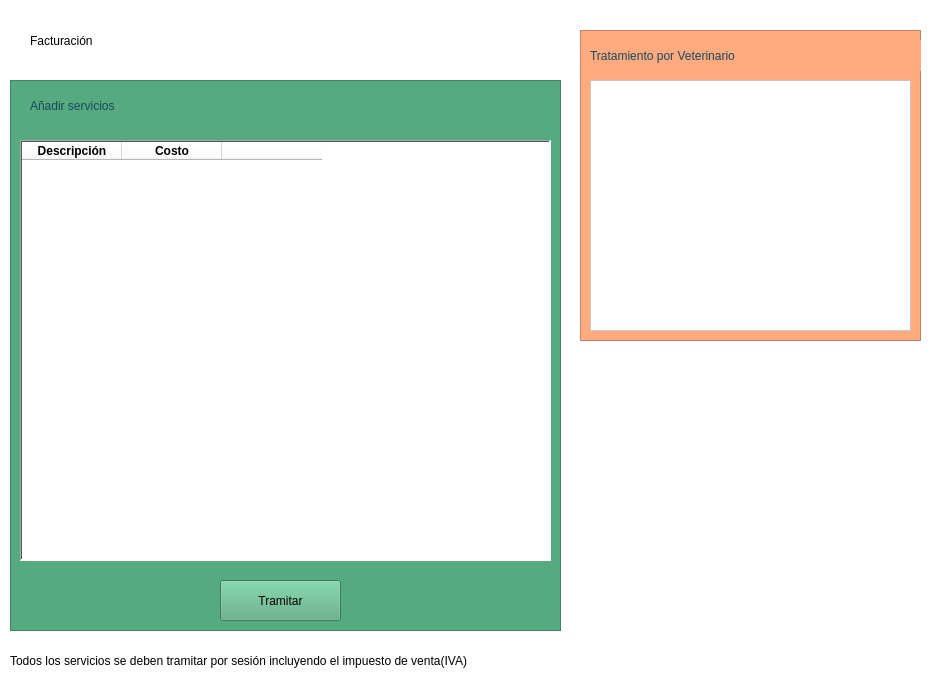
<?xml version="1.0" encoding="UTF-8"?>
<ui version="4.0">
 <class>Form</class>
 <widget class="QWidget" name="Form">
  <property name="geometry">
   <rect>
    <x>0</x>
    <y>0</y>
    <width>939</width>
    <height>686</height>
   </rect>
  </property>
  <property name="windowTitle">
   <string>Form</string>
  </property>
  <property name="styleSheet">
   <string notr="true">background-color: rgb(255, 255, 255);</string>
  </property>
  <widget class="QFrame" name="frame">
   <property name="geometry">
    <rect>
     <x>580</x>
     <y>30</y>
     <width>341</width>
     <height>311</height>
    </rect>
   </property>
   <property name="styleSheet">
    <string notr="true">background-color: rgb(255, 170, 127);</string>
   </property>
   <property name="frameShape">
    <enum>QFrame::StyledPanel</enum>
   </property>
   <property name="frameShadow">
    <enum>QFrame::Raised</enum>
   </property>
   <widget class="QLabel" name="label_5">
    <property name="geometry">
     <rect>
      <x>10</x>
      <y>10</y>
      <width>331</width>
      <height>31</height>
     </rect>
    </property>
    <property name="styleSheet">
     <string notr="true">font: 20pt &quot;Tw Cen MT Condensed Extra Bold&quot;;
color: rgb(26, 72, 91);
</string>
    </property>
    <property name="text">
     <string>Tratamiento por Veterinario</string>
    </property>
   </widget>
   <widget class="QListWidget" name="listWidget">
    <property name="geometry">
     <rect>
      <x>10</x>
      <y>50</y>
      <width>321</width>
      <height>251</height>
     </rect>
    </property>
    <property name="styleSheet">
     <string notr="true">background-color: rgb(255, 255, 255);
color: rgb(0, 0, 0);</string>
    </property>
   </widget>
  </widget>
  <widget class="QFrame" name="frame_2">
   <property name="geometry">
    <rect>
     <x>10</x>
     <y>80</y>
     <width>551</width>
     <height>551</height>
    </rect>
   </property>
   <property name="styleSheet">
    <string notr="true">background-color: rgb(85, 170, 127);</string>
   </property>
   <property name="frameShape">
    <enum>QFrame::StyledPanel</enum>
   </property>
   <property name="frameShadow">
    <enum>QFrame::Raised</enum>
   </property>
   <widget class="QPushButton" name="pushButton">
    <property name="geometry">
     <rect>
      <x>210</x>
      <y>500</y>
      <width>121</width>
      <height>41</height>
     </rect>
    </property>
    <property name="text">
     <string>Tramitar</string>
    </property>
   </widget>
   <widget class="QTableWidget" name="tableWidget">
    <property name="geometry">
     <rect>
      <x>10</x>
      <y>60</y>
      <width>531</width>
      <height>421</height>
     </rect>
    </property>
    <property name="autoFillBackground">
     <bool>false</bool>
    </property>
    <property name="styleSheet">
     <string notr="true">background-color: rgb(255, 255, 255);
border-bottom-color: rgb(0, 0, 0);
border-color: rgb(0, 0, 0);
color: rgb(0, 0, 0);
font: 12pt &quot;Segoe MDL2 Assets&quot;;</string>
    </property>
    <property name="frameShape">
     <enum>QFrame::WinPanel</enum>
    </property>
    <property name="lineWidth">
     <number>8</number>
    </property>
    <property name="midLineWidth">
     <number>4</number>
    </property>
    <property name="alternatingRowColors">
     <bool>false</bool>
    </property>
    <property name="wordWrap">
     <bool>true</bool>
    </property>
    <column>
     <property name="text">
      <string>Descripción</string>
     </property>
     <property name="font">
      <font>
       <bold>true</bold>
      </font>
     </property>
     <property name="foreground">
      <brush brushstyle="NoBrush">
       <color alpha="255">
        <red>170</red>
        <green>0</green>
        <blue>0</blue>
       </color>
      </brush>
     </property>
    </column>
    <column>
     <property name="text">
      <string>Costo</string>
     </property>
     <property name="font">
      <font>
       <bold>true</bold>
      </font>
     </property>
    </column>
    <column>
     <property name="text">
      <string/>
     </property>
    </column>
   </widget>
   <widget class="QLabel" name="label_4">
    <property name="geometry">
     <rect>
      <x>20</x>
      <y>10</y>
      <width>211</width>
      <height>31</height>
     </rect>
    </property>
    <property name="styleSheet">
     <string notr="true">font: 22pt &quot;Tw Cen MT Condensed Extra Bold&quot;;
color: rgb(26, 72, 91);
</string>
    </property>
    <property name="text">
     <string>Añadir servicios</string>
    </property>
   </widget>
  </widget>
  <widget class="QLabel" name="label_6">
   <property name="geometry">
    <rect>
     <x>10</x>
     <y>640</y>
     <width>551</width>
     <height>41</height>
    </rect>
   </property>
   <property name="styleSheet">
    <string notr="true">color: rgb(0, 0, 0);
font: 11pt &quot;Showcard Gothic&quot;;</string>
   </property>
   <property name="text">
    <string>Todos los servicios se deben tramitar por sesión incluyendo el impuesto de venta(IVA)</string>
   </property>
   <property name="wordWrap">
    <bool>true</bool>
   </property>
  </widget>
  <widget class="QLabel" name="label">
   <property name="geometry">
    <rect>
     <x>30</x>
     <y>10</y>
     <width>391</width>
     <height>61</height>
    </rect>
   </property>
   <property name="styleSheet">
    <string notr="true">color: rgb(0, 0, 0);
font: 30pt &quot;Showcard Gothic&quot;;</string>
   </property>
   <property name="text">
    <string>Facturación</string>
   </property>
  </widget>
 </widget>
 <resources/>
 <connections/>
</ui>
